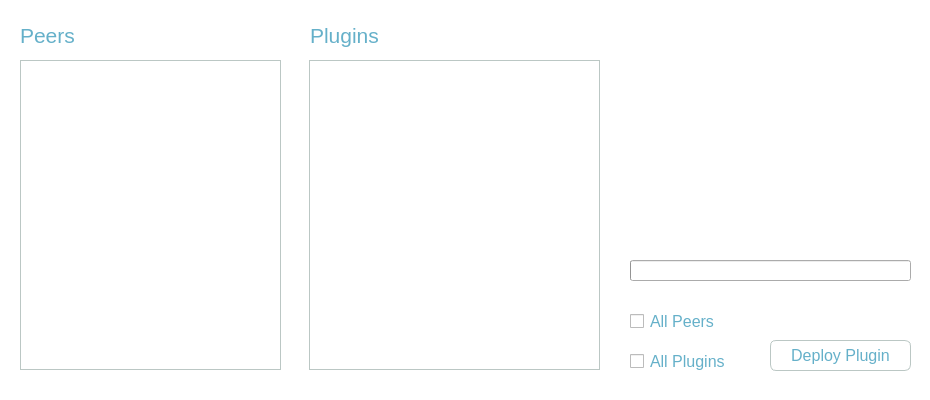
<?xml version="1.0" encoding="UTF-8"?>
<ui version="4.0">
 <class>DialogDupPro</class>
 <widget class="QDialog" name="DialogDupPro">
  <property name="geometry">
   <rect>
    <x>0</x>
    <y>0</y>
    <width>930</width>
    <height>400</height>
   </rect>
  </property>
  <property name="cursor">
   <cursorShape>ArrowCursor</cursorShape>
  </property>
  <property name="windowTitle">
   <string>Select Peer(s) and Plugin(s)</string>
  </property>
  <property name="styleSheet">
   <string notr="true">QLabel{
color: #6F7F85;
}

QDialog{
background-color: white;
}

QListWidget::item:selected{
    background: #65B0C9;
}

QPushButton:focus{
	border: none;
	outline: none;
}</string>
  </property>
  <widget class="QCheckBox" name="checkBox">
   <property name="geometry">
    <rect>
     <x>630</x>
     <y>310</y>
     <width>131</width>
     <height>22</height>
    </rect>
   </property>
   <property name="font">
    <font>
     <pointsize>12</pointsize>
    </font>
   </property>
   <property name="styleSheet">
    <string notr="true">QCheckBox {
   border: none;
   color: #65B0C9;
}</string>
   </property>
   <property name="text">
    <string>All Peers</string>
   </property>
  </widget>
  <widget class="QCheckBox" name="checkBox_2">
   <property name="geometry">
    <rect>
     <x>630</x>
     <y>350</y>
     <width>131</width>
     <height>22</height>
    </rect>
   </property>
   <property name="font">
    <font>
     <pointsize>12</pointsize>
    </font>
   </property>
   <property name="styleSheet">
    <string notr="true">QCheckBox {
   border: none;
   color: #65B0C9;
}</string>
   </property>
   <property name="text">
    <string>All Plugins</string>
   </property>
  </widget>
  <widget class="QPushButton" name="pushButton">
   <property name="geometry">
    <rect>
     <x>770</x>
     <y>340</y>
     <width>141</width>
     <height>31</height>
    </rect>
   </property>
   <property name="font">
    <font>
     <pointsize>12</pointsize>
    </font>
   </property>
   <property name="styleSheet">
    <string notr="true">QPushButton{
color: #65B0C9;
background-color: white;
border-radius:6px;
border:1px solid #BBC7C4;
font-family:Ubuntu;
font-size:12pt;
}

QPushButton::hover{
color: white;
background-color: #65B0C9;
border-radius:6px;
border:1px solid #BBC7C4;
font-family:Ubuntu;
font-size:12pt;
}</string>
   </property>
   <property name="text">
    <string>Deploy Plugin</string>
   </property>
  </widget>
  <widget class="QListWidget" name="listWidget">
   <property name="geometry">
    <rect>
     <x>20</x>
     <y>60</y>
     <width>261</width>
     <height>310</height>
    </rect>
   </property>
   <property name="styleSheet">
    <string notr="true">border: 1px solid #BBC7C4;
color: #6F7F85;
font-size: 12pt;</string>
   </property>
  </widget>
  <widget class="QListWidget" name="listWidget_2">
   <property name="geometry">
    <rect>
     <x>309</x>
     <y>60</y>
     <width>291</width>
     <height>310</height>
    </rect>
   </property>
   <property name="styleSheet">
    <string notr="true">border: 1px solid #BBC7C4;
color: #6F7F85;
font-size: 12pt;</string>
   </property>
  </widget>
  <widget class="QProgressBar" name="progressBar">
   <property name="geometry">
    <rect>
     <x>630</x>
     <y>260</y>
     <width>281</width>
     <height>21</height>
    </rect>
   </property>
   <property name="value">
    <number>0</number>
   </property>
   <property name="textVisible">
    <bool>false</bool>
   </property>
   <property name="format">
    <string>%m%</string>
   </property>
  </widget>
  <widget class="QTextBrowser" name="textBrowser">
   <property name="geometry">
    <rect>
     <x>640</x>
     <y>60</y>
     <width>251</width>
     <height>141</height>
    </rect>
   </property>
   <property name="styleSheet">
    <string notr="true">background-color:white;
color: #6F7F85;
border: none;
font-size: 12pt;</string>
   </property>
   <property name="frameShadow">
    <enum>QFrame::Plain</enum>
   </property>
  </widget>
  <widget class="QLabel" name="label_3">
   <property name="geometry">
    <rect>
     <x>20</x>
     <y>20</y>
     <width>81</width>
     <height>31</height>
    </rect>
   </property>
   <property name="font">
    <font>
     <pointsize>16</pointsize>
    </font>
   </property>
   <property name="styleSheet">
    <string notr="true">color: #65B0C9;</string>
   </property>
   <property name="text">
    <string>Peers</string>
   </property>
  </widget>
  <widget class="QLabel" name="label_4">
   <property name="geometry">
    <rect>
     <x>310</x>
     <y>20</y>
     <width>91</width>
     <height>31</height>
    </rect>
   </property>
   <property name="font">
    <font>
     <pointsize>16</pointsize>
    </font>
   </property>
   <property name="styleSheet">
    <string notr="true">color: #65B0C9;</string>
   </property>
   <property name="text">
    <string>Plugins</string>
   </property>
  </widget>
 </widget>
 <tabstops>
  <tabstop>listWidget</tabstop>
  <tabstop>listWidget_2</tabstop>
  <tabstop>checkBox</tabstop>
  <tabstop>checkBox_2</tabstop>
  <tabstop>pushButton</tabstop>
 </tabstops>
 <resources/>
 <connections/>
</ui>
